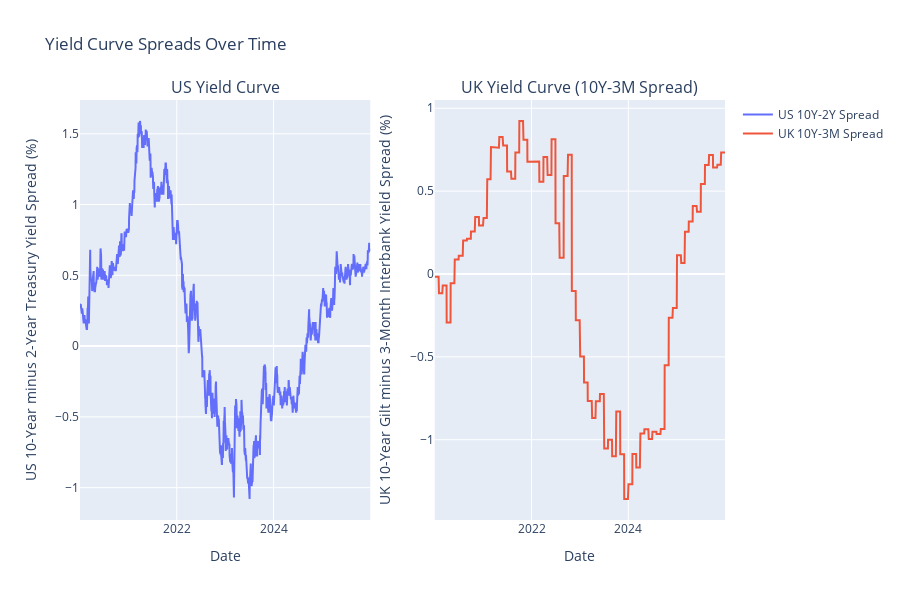
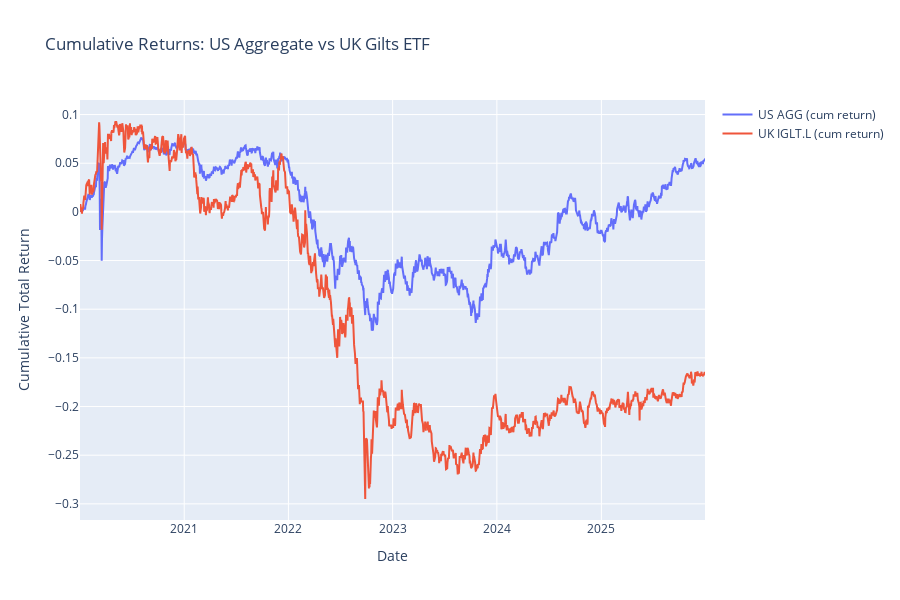

Source (notebook cell) for these figures, in order:
### Code cell
data_path = repo_root / "data/policy_impacts/combined_data.csv"
analysis = DataAnalysis(data_path)
analysis.visualise_yield_curves()
_, _, _ = analysis.market_analysis()
analysis.compare_bond_reactions()

### Figure 1 — Plotly figure (JSON) as saved in the notebook; plotly's stock layout.template omitted (floating-point values rounded to 4 significant figures; data arrays with more than 128 entries replaced by an {"elided": "..."} marker saying what was removed)
{"data": [{"name": "US 10Y-2Y Spread", "type": "scatter", "x": {"elided": "1544 str values"}, "xaxis": "x", "y": {"elided": "1544 float values"}, "yaxis": "y"}, {"name": "UK 10Y-3M Spread", "type": "scatter", "x": {"elided": "1544 str values"}, "xaxis": "x2", "y": {"elided": "1544 float values"}, "yaxis": "y2"}], "layout": {"annotations": [{"font": {"size": 16}, "showarrow": false, "text": "US Yield Curve", "x": 0.225, "xanchor": "center", "xref": "paper", "y": 1, "yanchor": "bottom", "yref": "paper"}, {"font": {"size": 16}, "showarrow": false, "text": "UK Yield Curve (10Y-3M Spread)", "x": 0.775, "xanchor": "center", "xref": "paper", "y": 1, "yanchor": "bottom", "yref": "paper"}], "height": 600, "hovermode": "x unified", "showlegend": true, "title": {"text": "Yield Curve Spreads Over Time"}, "xaxis": {"anchor": "y", "domain": [0, 0.45], "title": {"text": "Date"}}, "xaxis2": {"anchor": "y2", "domain": [0.55, 1], "title": {"text": "Date"}}, "yaxis": {"anchor": "x", "domain": [0, 1], "title": {"text": "US 10-Year minus 2-Year Treasury Yield Spread (%)"}}, "yaxis2": {"anchor": "x2", "domain": [0, 1], "title": {"text": "UK 10-Year Gilt minus 3-Month Interbank Yield Spread (%)"}}}}

### Figure 2 — Plotly figure (JSON) as saved in the notebook; plotly's stock layout.template omitted (floating-point values rounded to 4 significant figures; data arrays with more than 128 entries replaced by an {"elided": "..."} marker saying what was removed)
{"data": [{"name": "US AGG (cum return)", "type": "scatter", "x": {"elided": "1544 str values"}, "y": {"elided": "1544 float values"}}, {"name": "UK IGLT.L (cum return)", "type": "scatter", "x": {"elided": "1544 str values"}, "y": {"elided": "1544 float values"}}], "layout": {"height": 600, "hovermode": "x unified", "title": {"text": "Cumulative Returns: US Aggregate vs UK Gilts ETF"}, "xaxis": {"title": {"text": "Date"}}, "yaxis": {"title": {"text": "Cumulative Total Return"}}}}
